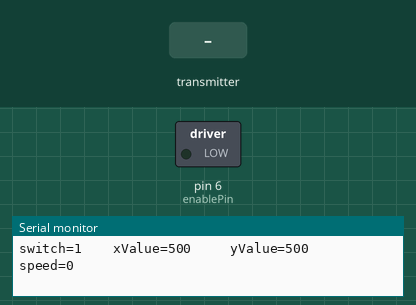
Bench run of a sketch on a simulated Arduino Uno, built with avr-gcc and run on an emulated ATmega328P. On the bench: switched loads named in the sketch (green lamp = pin HIGH), the last lines printed to the serial monitor. Inputs (shaded band) come from the test bench. No radio packets arrive unless stated.

Above: at 1.2 s.
1.3 s: the transmitter starts sending data.0 = 256
At 1.37 s:
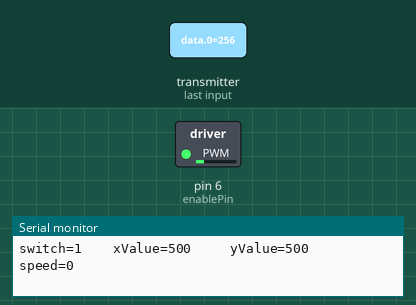
At 1.87 s:
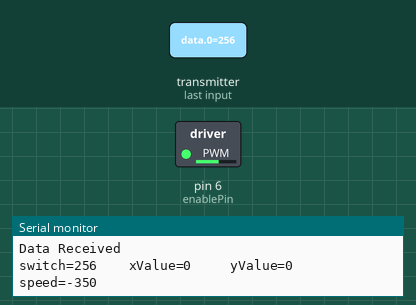
4.3 s: the transmitter starts sending data.2 = 512
10.3 s: the transmitter starts sending data.0 = 0
At 11.6 s:
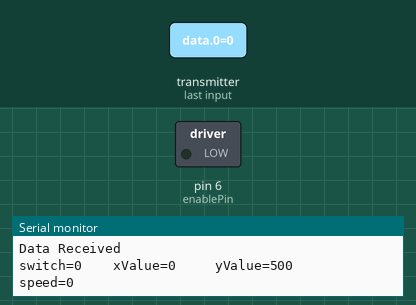
Timing chart, 0 to 13.3 s (numbered marks = the images above; inputs shaded):
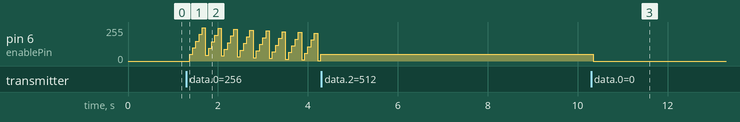

The sketch:

JoystickWirelessReciverDcMotor.ino
```cpp
#include <SPI.h>
#include <RF24.h>

RF24 radio(9,10);
const uint64_t pipe=  0xF0F0F0F0E1;
int data[10];

int enablePin = 6;
int in1Pin = 3;
int in2Pin = 4;
boolean direction= HIGH;
int speed = 0;
int switchValue=1;
int xValue=500;
int yValue=500;

void setup(void)
{
  Serial.begin(9600);
  radio.begin();
  radio.setRetries(15,15);
  radio.openReadingPipe(1,pipe);
  radio.startListening();
}

void loop(void)
{
  if ( radio.available() )
  {
    Serial.println("Data Received");
    radio.read( &data, sizeof(data));
    switchValue=data[0];
    xValue=data[1];
    yValue=data[2];
    //delay(10);
  }
  CalcSpeed();
  setMotor(abs(speed) , direction);
  ShowData();
}

void CalcSpeed()
{
  if(yValue > 600)
      speed = speed + 50;
   if(yValue < 400)
      speed = speed - 50;
   if(speed > 1000)
      speed= 1000;
   if(speed < 0 )
      direction= LOW;
   else
      direction= HIGH;
   if(switchValue == 0 )
   {
      speed= 0;
      yValue=500;
   }
}
void setMotor(int _speed, boolean _direction)
{
    digitalWrite(in1Pin, _direction);
    digitalWrite(in2Pin, !_direction);
    analogWrite(enablePin, _speed);
}

void ShowData()
{
  Serial.print("switch=" + String(switchValue) + "    xValue=" + String(xValue) + "     yValue=" + String(yValue) + "      speed=" + String(speed));
  Serial.println("");
}
```

Measured:
- after the input at 1.3 s, pin 6 (enablePin): ramps from 2/255 to 250/255 and jumps back, once every 0.36 s
- after the input at 4.3 s, pin 6 (enablePin): stays 52/255 (without the input it goes to 102/255 after 0.06 s)
- after the input at 10.3 s, pin 6 (enablePin): 52/255 → 0/255 at once
